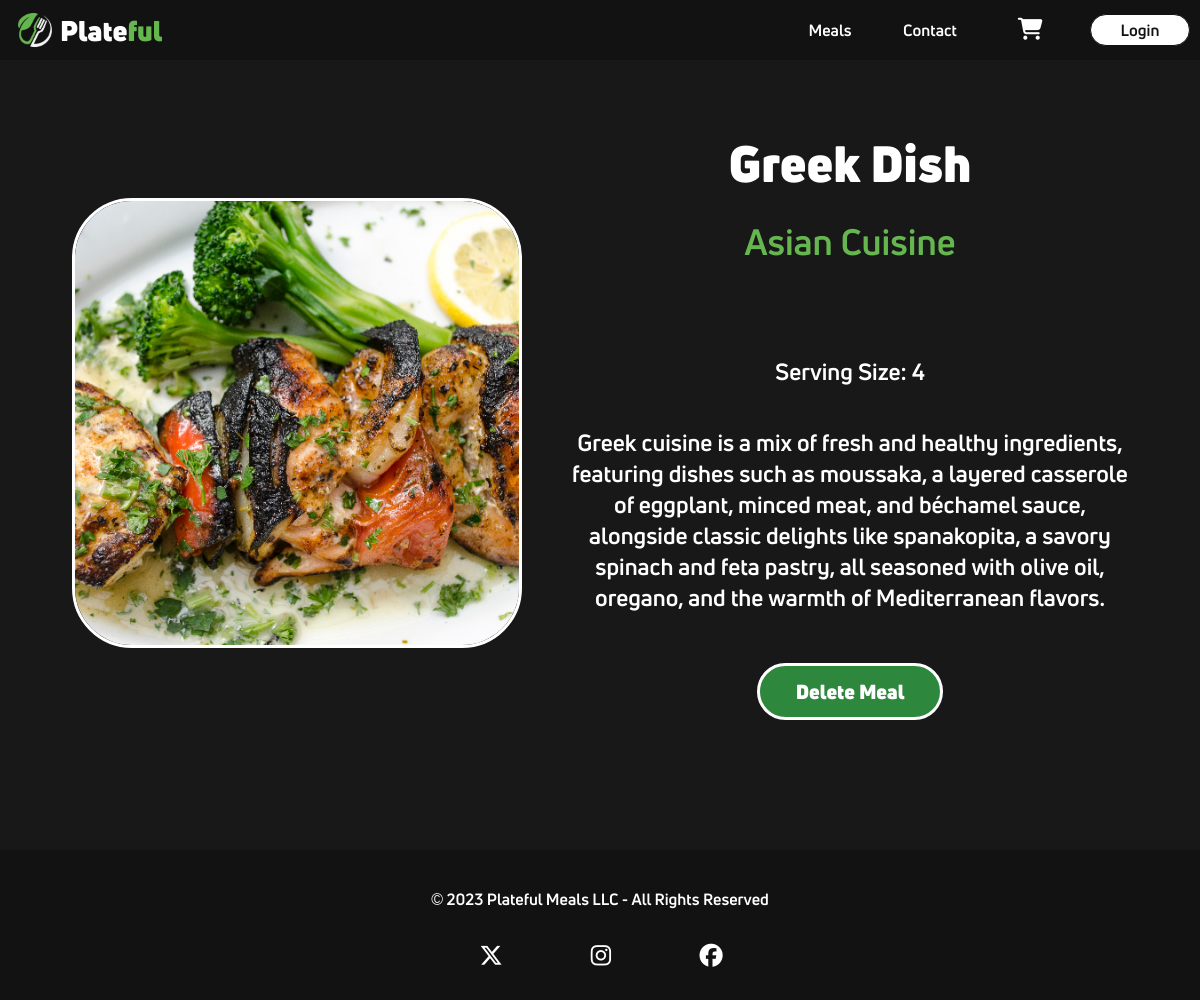
The app's page /mealdetails.php?id=3, older data.
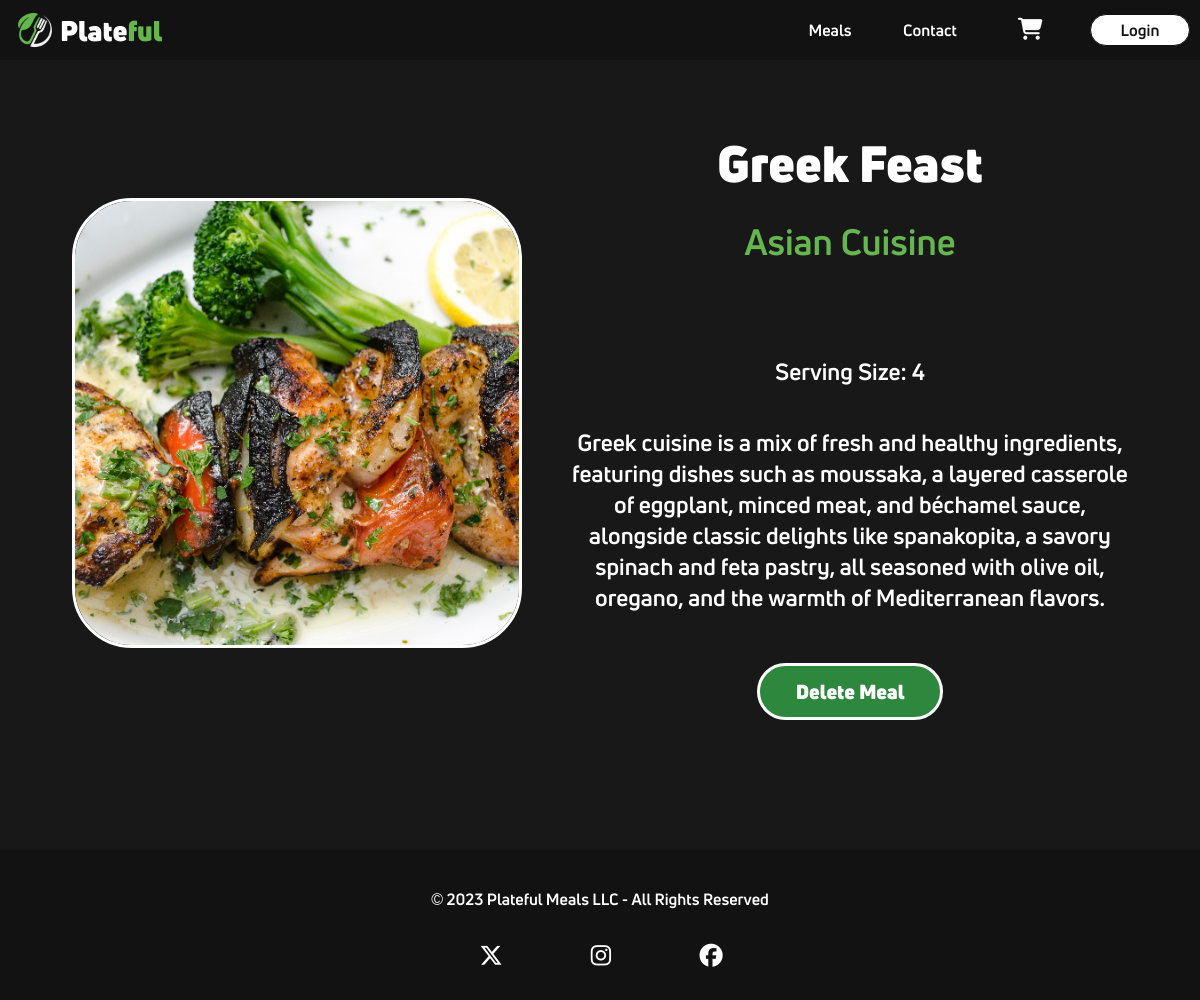
The same page, newer data.
### tables this page shows
CREATE TABLE `prepmeals` (
  `id` int(11) NOT NULL,
  `title` varchar(130) NOT NULL,
  `price` decimal(5,2) NOT NULL,
  `category_id` tinyint(4) NOT NULL,
  `serving_size` int(11) NOT NULL,
  `image` varchar(130) NOT NULL,
  `description` text NOT NULL
);

CREATE TABLE `categories` (
  `category_id` tinyint(4) NOT NULL,
  `Category` varchar(25) NOT NULL,
  `description` text DEFAULT NULL
);

### includes/database.php (called while the page is built, shortened)
<?php
$tblMeals = "prepmeals";
$tblCategory = "categories";

### mealdetails.php (the view, shortened to what this page needs)
<?php
require_once('includes/header.php');
require_once ('includes/database.php');
$id = filter_input(INPUT_GET, 'id', FILTER_SANITIZE_NUMBER_INT);
$sql =  "SELECT $tblMeals.*, $tblCategory.Category
 FROM $tblMeals, $tblCategory
 WHERE $tblMeals.category_id = $tblCategory.category_id
 AND id=$id";
$query = $conn->query($sql);
$row = $query->fetch_assoc();
?>
    <div class="details-wrapper">
        <div class="meal-img">
            <img src="<?=$row['image']?>" alt="<?=$row['title']?>">
        </div>
        <div class="meal-description">
            <h2><?=$row['title']?></h2>
            <h4><?= $row['Category'] ?></h4>
            <p>Serving Size: <?= $row['serving_size'] ?></p>
            <p><?= $row['description'] ?></p>
            <input class="deletebutton" type="button" value="Delete Meal"
                   onclick="window.location.href='deletemeal.php?id=<?= $id ?>'">
        </div>
    </div>
<?php
include('includes/footer.php');

Row changes from the older to the newer data that the page shows:
changed prepmeals "Asian Cuisine": title "Greek Dish" → "Greek Feast"
